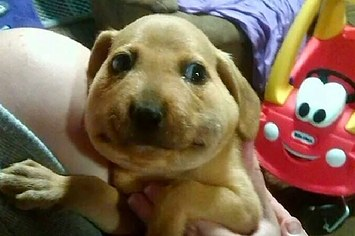
#> input picture Lab_2_Img.jpg, 355 x 236 px
$ python Lab_2_Ex_2.py
#> lines starting #> are read from the running program, lines starting #| are printed output that depends on the picture
from PIL import Image
import numpy as np

with Image.open("Lab_2_Img.jpg") as im:
#> im is the input picture: PIL image 355x236 RGB; mean R, G, B 125.8, 104.9, 82.7
    w, h = im.size
#> w = 355; h = 236

    print("Width: ", w)
#| Width:  355
    print("Height: ", h)
#| Height:  236

    imArray = np.asarray(im)
    imArray = imArray.transpose(1, 0, 2)
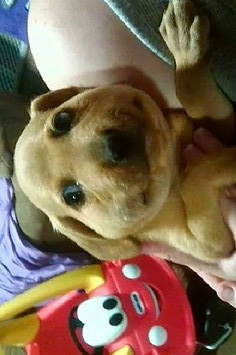
#> imArray: shape (355, 236, 3); mean R, G, B 125.8, 104.9, 82.7
    imArray = np.ascontiguousarray(imArray)

    print("Dimension of array: ", imArray.shape)
#| Dimension of array:  (355, 236, 3)
